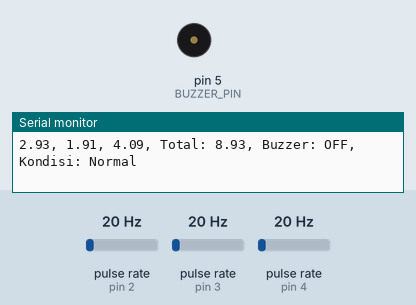
A sketch run on a simulated Arduino Uno, built with avr-gcc and run on an emulated ATmega328P. Parts: buzzer (waves = sounding, pin HIGH), the last lines printed to the serial monitor. Wiring (inferred from the names in the program): 3 × pulse sensor: data pin 2 / data pin 3 / data pin 4. The test bench sets the inputs (shaded band); at power-on: pulse rate (sensors on pin 2, pin 4, pin 3) 20 Hz.

Above: at 1.2 s.
1.3 s: pulse rate (sensor on pin 2) set to 15 Hz
4.3 s: pulse rate (sensor on pin 2) set to 13 Hz
At 5.8 s:
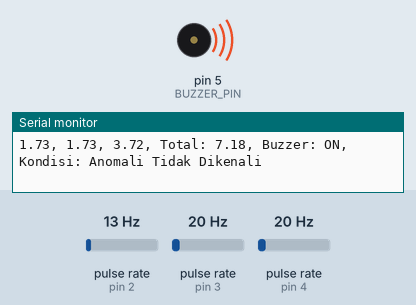
6.6 s: pulse rate (sensor on pin 4) set to 2 Hz
8.1 s: pulse rate (sensor on pin 4) set to 0 Hz
Timing chart, 0 to 11.1 s (numbered marks = the images above; inputs shaded):
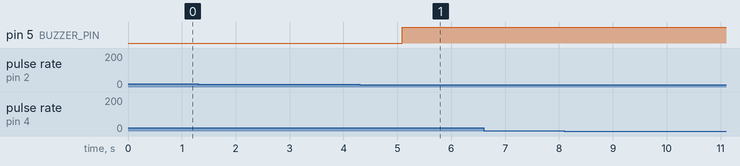

The sketch:

sketch_may30b.ino
```cpp
// --- Definisi Pin Flowmeter ---
const byte FLOWMETER1_PIN = 2; // Pin untuk Flowmeter 1 (YF-S201)
const byte FLOWMETER2_PIN = 3; // Pin untuk Flowmeter 2 (YF-S201)
const byte FLOWMETER3_PIN = 4; // Pin untuk Flowmeter 3 (FS300A G3/4")

// --- Definisi Pin Buzzer ---
const byte BUZZER_PIN = 5;     // Pin untuk Buzzer

// --- Faktor Kalibrasi (Pulsa per Liter) ---
const float CALIBRATION_FACTOR_FM1 = 450.0;
const float CALIBRATION_FACTOR_FM2 = 692.0;
const float CALIBRATION_FACTOR_FM3 = 323.0;

// --- [BARU] Thresholds untuk Deteksi Kebocoran ---
// Disesuaikan berdasarkan analisis data terbaru.
const float ZERO_FLOW_LIMIT = 0.1;   // Batas atas untuk dianggap tidak ada aliran.
const float LEAK_BOTH_FM3_ZERO_LIMIT = 0.1;   // Batas untuk menganggap FM3 = 0 pada kebocoran ganda.
const float LEAK12_DROP_THRESHOLD = 2.0;   // Penurunan besar dari FM1 ke FM2 untuk kebocoran segmen 1.

// --- Variabel untuk Menyimpan Jumlah Pulsa ---
volatile unsigned long pulseCount1 = 0;
volatile unsigned long pulseCount2 = 0;
volatile unsigned long pulseCount3 = 0;

// --- Variabel untuk Menyimpan Laju Alir ---
float flowRate1 = 0.0;
float flowRate2 = 0.0;
float flowRate3 = 0.0;
float totalFlowRate = 0.0;

// --- Variabel untuk Pengaturan Waktu ---
unsigned long previousMillis = 0;
const long interval = 1000;
volatile byte lastFlowmeter3PinState;

// --- ISR (Interrupt Service Routines) ---
void countPulse1() { pulseCount1++; }
void countPulse2() { pulseCount2++; }
ISR(PCINT2_vect) {
  byte currentFlowmeter3PinState = digitalRead(FLOWMETER3_PIN);
  if (currentFlowmeter3PinState == LOW && lastFlowmeter3PinState == HIGH) {
    pulseCount3++;
  }
  lastFlowmeter3PinState = currentFlowmeter3PinState;
}

void setup() {
  Serial.begin(9600);
  Serial.println("Sistem Deteksi Kebocoran Pipa - Logika Baru");

  pinMode(FLOWMETER1_PIN, INPUT_PULLUP);
  pinMode(FLOWMETER2_PIN, INPUT_PULLUP);
  pinMode(FLOWMETER3_PIN, INPUT_PULLUP);
  pinMode(BUZZER_PIN, OUTPUT);
  digitalWrite(BUZZER_PIN, LOW);

  attachInterrupt(digitalPinToInterrupt(FLOWMETER1_PIN), countPulse1, FALLING);
  attachInterrupt(digitalPinToInterrupt(FLOWMETER2_PIN), countPulse2, FALLING);

  PCICR |= (1 << PCIE2);
  PCMSK2 |= (1 << PCINT20);
  lastFlowmeter3PinState = digitalRead(FLOWMETER3_PIN);

  interrupts();

  Serial.println("Format Output: FM1, FM2, FM3, Total, Buzzer, Kondisi");
  Serial.println("----------------------------------------------------");
  previousMillis = millis();
}

void loop() {
  unsigned long currentMillis = millis();
  if (currentMillis - previousMillis >= interval) {
    previousMillis = currentMillis;

    // Bagian kalkulasi flowrate tetap sama
    noInterrupts();
    unsigned long currentPulse1 = pulseCount1;
    unsigned long currentPulse2 = pulseCount2;
    unsigned long currentPulse3 = pulseCount3;
    pulseCount1 = 0; pulseCount2 = 0; pulseCount3 = 0;
    interrupts();
    flowRate1 = (float)currentPulse1 / CALIBRATION_FACTOR_FM1 * (60000.0 / interval);
    flowRate2 = (float)currentPulse2 / CALIBRATION_FACTOR_FM2 * (60000.0 / interval);
    flowRate3 = (float)currentPulse3 / CALIBRATION_FACTOR_FM3 * (60000.0 / interval);
    totalFlowRate = flowRate1 + flowRate2 + flowRate3;

    // --- [LOGIKA DETEKSI BARU] ---
    String kondisiDeteksi = "Normal";
    bool buzzerShouldBeOn = false;

    // Definisikan kondisi berdasarkan pola data terbaru
    bool isZeroFlowNormal = (flowRate1 < ZERO_FLOW_LIMIT) && (flowRate2 < ZERO_FLOW_LIMIT) && (flowRate3 < ZERO_FLOW_LIMIT);
    bool isFlowingNormal = (flowRate1 > flowRate2) && (flowRate3 > flowRate2);
    bool isLeakBoth = (flowRate3 < LEAK_BOTH_FM3_ZERO_LIMIT) && (flowRate1 > 1.0);
    bool isLeak12 = (flowRate1 - flowRate2 > LEAK12_DROP_THRESHOLD) && (flowRate3 > flowRate2);
    bool isLeak23 = (flowRate1 > flowRate2) && (flowRate2 > flowRate3);

    // Urutan pengecekan (if-else if) penting untuk menghindari salah deteksi
    if (isZeroFlowNormal) {
      buzzerShouldBeOn = false;
      kondisiDeteksi = "Normal (Air Off)";
    } else if (isLeakBoth) {
      // Cek kebocoran ganda lebih awal karena cirinya paling khas (FM3=0)
      buzzerShouldBeOn = true;
      kondisiDeteksi = "Bocor Ganda (Segmen 1 & 2)";
    } else if (isLeak12) {
      // Cek bocor segmen 1 berikutnya karena polanya juga unik (FM3 > FM2)
      buzzerShouldBeOn = true;
      kondisiDeteksi = "Bocor di Segmen 1";
    } else if (isLeak23) {
      // Cek bocor segmen 2, yaitu pola penurunan berurutan
      buzzerShouldBeOn = true;
      kondisiDeteksi = "Bocor di Segmen 2";
    } else if (isFlowingNormal) {
      // Jika tidak ada pola bocor yang cocok, baru cek apakah polanya normal
      buzzerShouldBeOn = false;
      kondisiDeteksi = "Normal";
    } else {
      // Jika tidak ada pola yang cocok sama sekali, anggap sebagai anomali/kebocoran
      buzzerShouldBeOn = true;
      kondisiDeteksi = "Anomali Tidak Dikenali";
    }

    // Atur status Buzzer
    digitalWrite(BUZZER_PIN, buzzerShouldBeOn);

    // Tampilkan data ke Serial Monitor
    Serial.print(flowRate1, 2); Serial.print(", ");
    Serial.print(flowRate2, 2); Serial.print(", ");
    Serial.print(flowRate3, 2); Serial.print(", Total: ");
    Serial.print(totalFlowRate, 2); Serial.print(", Buzzer: ");
    Serial.print(digitalRead(BUZZER_PIN) == HIGH ? "ON" : "OFF");
    Serial.print(", Kondisi: ");
    Serial.println(kondisiDeteksi);
  }
}
```

Measured:
- the behaviour switches between 14 and 13 Hz on pulse rate (sensor on pin 2) (found by bisection; images 0 and 1)
- after the input at 4.3 s, pin 5 (BUZZER_PIN): LOW → HIGH after 0.79 s
